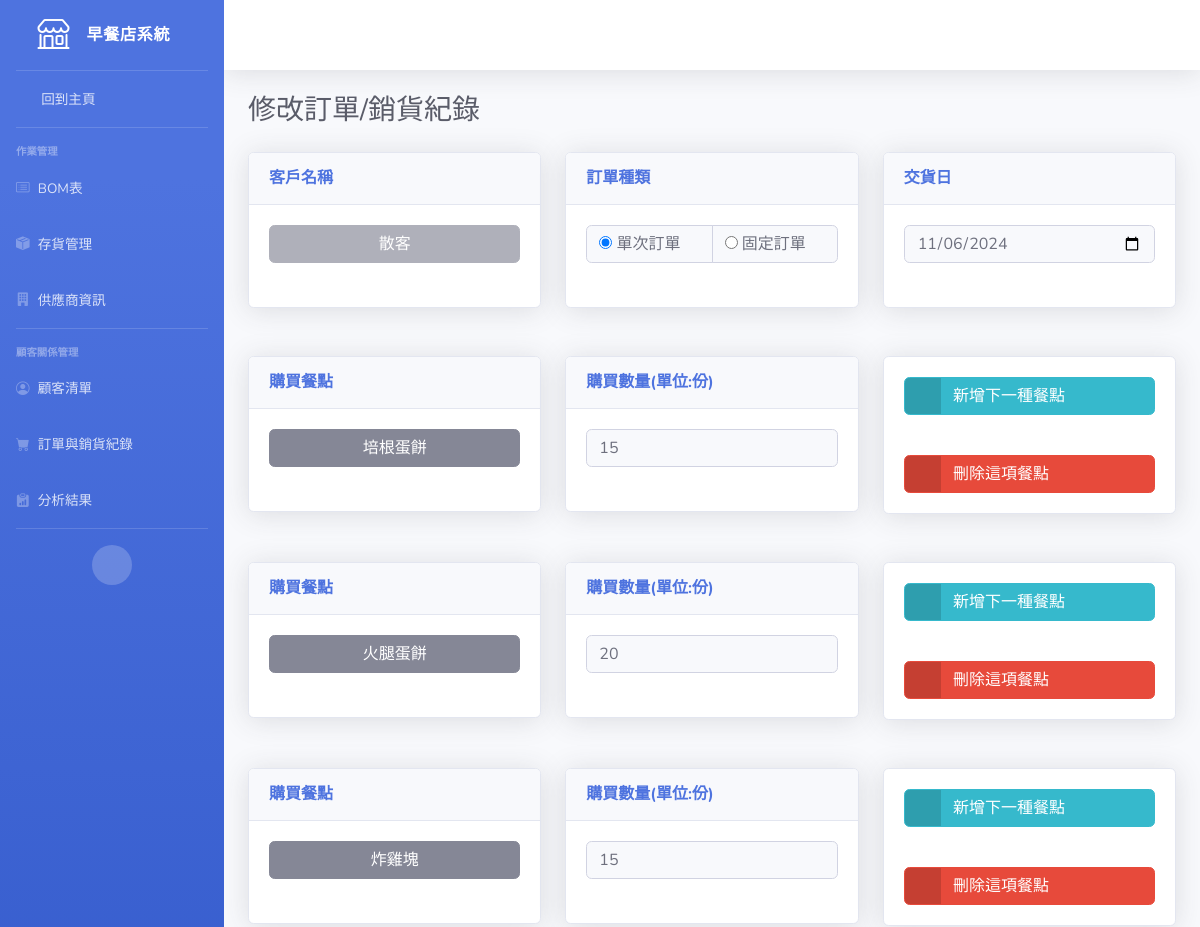
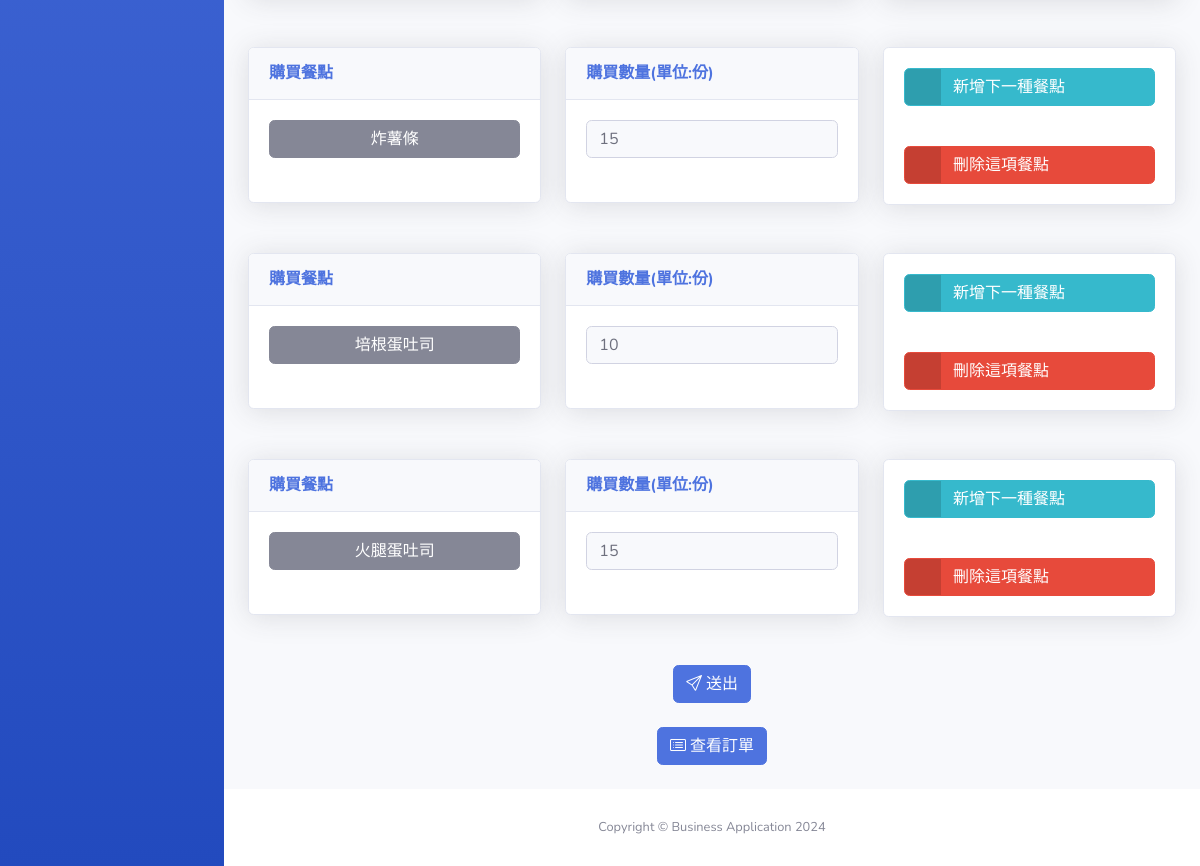
The app's page /editOrder/11/ with its own data (2 pictures, top to bottom).
### functions/models/order.py (models this page shows, shortened)
class Order(models.Model):
    ORDER_TYPE_CHOICES = [
        ('oneTime', 'OneTime'), # 一次性訂單
        ('recurring', 'Recurring'), # 定期訂單
    ]
    customer = models.ForeignKey("functions.Customer", on_delete=models.CASCADE, related_name="orders")
    type = models.CharField(max_length=10, choices=ORDER_TYPE_CHOICES, default='oneTime') # 訂單類型
    orderDate = models.DateTimeField(blank=True, null=True)
    mon = models.IntegerField(default=0)
    tue = models.IntegerField(default=0)
    wed = models.IntegerField(default=0)
    thu = models.IntegerField(default=0)
    fri = models.IntegerField(default=0)
    createdTime = models.DateTimeField(auto_now_add=True) # 訂單建立時間
    updatedTime = models.DateTimeField(auto_now=True) # 訂單更新時間
    stored = models.BooleanField(default=False)

### functions/models/customer.py (models this page shows, shortened)
class Customer(models.Model):
    customerName = models.CharField(max_length=50, blank=False, null=False, unique=True)
    customerPhone = models.CharField(max_length=50, blank=False, null=False, unique=True)
    rfmScore = models.CharField(max_length=10, null=True, blank=True, default='000')
    segment = models.CharField(max_length=50, null=True, blank=True, default='未分類')

### functions/models/orderDetail.py (models this page shows, shortened)
class OrderDetail(models.Model):
    order = models.ForeignKey("functions.Order", on_delete=models.CASCADE, related_name="orderID")
    product = models.ForeignKey("functions.Product", on_delete=models.CASCADE, related_name="productID")
    amount = models.IntegerField(validators=[MinValueValidator(1)], blank=False, null=False)

### functions/models/product.py (models this page shows, shortened)
class Product(models.Model):
    productName = models.CharField(max_length=50, blank=False, null=False, unique=True)
    productPrice = models.IntegerField(validators=[MinValueValidator(1)], blank=False, null=False)

### functions/views.py (the view)
# urls.py: path('editOrder/<int:orderID>/', views.editOrder, name='editOrder'),
def editOrder(request, orderID):
    print(f"Editing product with ID: {orderID}")
    order = get_object_or_404(Order, id=orderID)
    customers = Customer.objects.all()
    orderDetails = OrderDetail.objects.filter(order=order)
    products = Product.objects.all()
    return render(
        request, 'updateOrder.html', {
            'order': order,
            'customers': customers,
            'orderDetails': orderDetails,
            'products': products
        }
    )

### functions/templates/updateOrder.html (shortened to what this page needs)
{% load static %}
<!DOCTYPE html>
<html lang="en">
<head>
    <link href="{% static 'vendor/fontawesome-free/css/all.min.css' %}" rel="stylesheet" type="text/css">
    <link href="{% static 'css/sb-admin-2.min.css' %}" rel="stylesheet">
    <link href="https://cdn.jsdelivr.net/npm/bootstrap-icons/font/bootstrap-icons.css" rel="stylesheet">
</head>
<body id="page-top">
    <div id="wrapper">
        <ul class="navbar-nav bg-gradient-primary sidebar sidebar-dark accordion" id="accordionSidebar">
            <a class="sidebar-brand d-flex align-items-center justify-content-center" href="{% url 'index' %}">
                <div class="sidebar-brand-icon">
                    <i class="bi bi-shop"></i>
                </div>
                <div class="sidebar-brand-text mx-3">早餐店系統</div>
            </a>
            <hr class="sidebar-divider my-0">
            <li class="nav-item">
                <a class="nav-link" href="{% url 'index' %}">
                    <i class="fas fa-fw fa-tachometer-alt"></i>
                    <span>回到主頁</span></a>
            </li>
            <hr class="sidebar-divider">
            <div class="sidebar-heading">
                作業管理
            </div>
            <li class="nav-item">
                <a class="nav-link collapsed" data-toggle="collapse" data-target="#BOM"
                    aria-expanded="true" aria-controls="BOM">
                    <i class="bi bi-card-list"></i>
                    <span>BOM表</span>
                </a>
            </li>
            <li class="nav-item">
                <a class="nav-link collapsed" data-toggle="collapse" data-target="#inventory"
                    aria-expanded="true" aria-controls="inventory">
                    <i class="bi bi-box-seam-fill"></i>
                    <span>存貨管理</span>
                </a>
            </li>
            <li class="nav-item">
                <a class="nav-link collapsed" data-toggle="collapse" data-target="#suppliers"
                    aria-expanded="true" aria-controls="suppliers">
                    <i class="bi bi-building-fill"></i>
                    <span>供應商資訊</span>
                </a>
            </li>
            <hr class="sidebar-divider">
            <div class="sidebar-heading">
                顧客關係管理
            </div>
            <li class="nav-item">
                <a class="nav-link collapsed" data-toggle="collapse" data-target="#customer" aria-expanded="false" aria-controls="customer">
                    <i class="bi bi-person-circle"></i>
                    <span>顧客清單</span>
                </a>
            </li>
            <li class="nav-item">
                <a class="nav-link collapsed" data-toggle="collapse" data-target="#order" aria-expanded="false" aria-controls="order">
                    <i class="bi bi-cart-fill"></i>
                    <span>訂單與銷貨紀錄</span>
                </a>
            </li>
            <li class="nav-item">
                <a class="nav-link" href="{% url 'analysis' %}">
                    <i class="bi bi-clipboard-data-fill"></i>
                    <span>分析結果</span>
                </a>
            </li>
            <hr class="sidebar-divider d-none d-md-block">
            <div class="text-center d-none d-md-inline">
                <button class="rounded-circle border-0" id="sidebarToggle"></button>
            </div>
        </ul>
        <div id="content-wrapper" class="d-flex flex-column">
            <div id="content">
                <nav class="navbar navbar-expand navbar-light bg-white topbar mb-4 static-top shadow">
                </nav>
                <div id="formContainer" class="container-fluid">
                    <h1 class="h3 mb-0 text-gray-800 mb-4">修改訂單/銷貨紀錄</h1>
                    <form id="updateOrderForm" method="post">
                        <div id="inputRowContainer">
                            <div class="row input-row">
                                <div class="col-lg-4 mb-4">
                                    <div class="card shadow mb-4">
                                        <div class="card-header py-3">
                                            <h6 class="m-0 font-weight-bold text-primary">客戶名稱</h6>
                                        </div>
                                        <div class="card-body">
                                            <div class="dropdown materialName no-arrow mb-4">
                                                <button class="col-lg-12 btn btn-secondary dropdown-toggle" type="button" id="customerDropdownButton" data-toggle="dropdown" aria-haspopup="true" aria-expanded="false" disabled>
                                                    {{ order.customer.customerName }}
                                                </button>
                                            </div>
                                        </div>
                                    </div>
                                </div>
                                <div class="col-lg-4 mb-4">
                                    <div class="card shadow mb-4">
                                        <div class="card-header py-3">
                                            <h6 class="m-0 font-weight-bold text-primary">訂單種類</h6>
                                        </div>
                                        <div class="card-body">
                                            <div class="input-group">
                                                <label class="form-control bg-light border-1 small">
                                                    <input type="radio" name="orderType" value="oneTime"
                                                        {% if order.type == 'oneTime' %}checked{% endif %}>
                                                    單次訂單
                                                </label>
                                                <label class="form-control bg-light border-1 small">
                                                    <input type="radio" name="orderType" value="recurring"
                                                        {% if order.type == 'recurring' %}checked{% endif %}>
                                                    固定訂單
                                                </label>
                                            </div>
                                            <div><br></div>
                                        </div>
                                    </div>
                                </div>
                                <div class="col-lg-4 mb-4">
                                    <div class="card shadow mb-4">
                                        <div class="card-header py-3">
                                            <h6 class="m-0 font-weight-bold text-primary">交貨日</h6>
                                        </div>
                                        <div class="card-body" id="oneTimeDay" {% if order.type != 'oneTime' %}style="display: none;"{% endif %}>
                                            <div class="input-group">
                                                <input type="date" class="form-control bg-light border-1 small" id="dueDate" name="dueDate" value="{{ order.orderDate|date:'Y-m-d' }}">
                                            </div>
                                            <div><br></div>
                                        </div>
                                    </div>
                                </div>
                            </div>
                            <div id="productContainer">
                                {% for orderDetail in orderDetails %}
                                    <div class="row input-row">
                                        <div class="col-lg-4 mb-4">
                                            <div class="card shadow mb-4">
                                                <div class="card-header py-3">
                                                    <h6 class="m-0 font-weight-bold text-primary">購買餐點</h6>
                                                </div>
                                                <div class="card-body">
                                                    <div class="dropdown productName no-arrow mb-4">
                                                        <button class="productDropdown col-lg-12 btn btn-secondary dropdown-toggle" type="button" data-toggle="dropdown" aria-haspopup="true" aria-expanded="false">
                                                            {{ orderDetail.product.productName }}
                                                        </button>
                                                    </div>
                                                </div>
                                            </div>
                                        </div>
                                        <div class="col-lg-4 mb-4">
                                            <div class="card shadow mb-4">
                                                <div class="card-header py-3">
                                                    <h6 class="m-0 font-weight-bold text-primary">購買數量(單位:份)</h6>
                                                </div>
                                                <div class="card-body">
                                                    <div class="input-group">
                                                        <input type="number" id="amount" class="amount form-control bg-light border-1 small" value="{{ orderDetail.amount }}" min="1" required>
                                                    </div>
                                                    <div><br></div>
                                                </div>
                                            </div>
                                        </div>
                                        <div class="col-lg-4 mb-4">
                                            <div class="card shadow mb-4">
                                                <div class="card-body">
                                                    <a class="col-lg-12 d-flex justify-content-start addRowButton btn btn-info btn-icon-split">
                                                        <span class="icon text-white-50">
                                                            <i class="fas fa-info-circle"></i>
                                                        </span>
                                                        <span class="text">新增下一種餐點</span>
                                                    </a>
                                                </div>
                                                <div class="card-body">
                                                    <a class="col-lg-12 d-flex justify-content-start deleteButton btn btn-danger btn-icon-split">
                                                        <span class="icon text-white-50">
                                                            <i class="fas fa-trash"></i>
                                                        </span>
                                                        <span class="text">刪除這項餐點</span>
                                                    </a>
                                                </div>
                                            </div>
                                        </div>
                                    </div>
                                {% endfor %}
                            </div>
                        </div>
                        <div class="row">
                            <div class="col-lg-4 mb-4"></div>
                            <div class="col-lg-4 mb-4 d-flex justify-content-center">
                                <button class="btn btn-primary" type="submit">
                                    <i class="bi bi-send"></i> 送出
                                </button>
                            </div>
                            <div class="col-lg-4 mb-4"></div>
                        </div>
                    </form>
                    <div class="row">
                        <div class="col-lg-4 mb-4"></div>
                        <div class="col-lg-4 mb-4 d-flex justify-content-center">
                            <a href="{% url 'showOrder' %}">
                                <button class="btn btn-primary" type="submit">
                                    <i class="bi bi-card-list"></i> 查看訂單
                                </button>
                            </a>
                        </div>
                        <div class="col-lg-4 mb-4"></div>
                    </div>
                </div>
            </div>
            <footer class="sticky-footer bg-white">
                <div class="container my-auto">
                    <div class="copyright text-center my-auto">
                        <span>Copyright &copy; Business Application 2024</span>
                    </div>
                </div>
            </footer>
        </div>
    </div>
</body>
</html>

### records on screen
Order: customer.customerName "散客", type "☑ 單次訂單", type "☐ 固定訂單", dueDate "11/06/2024"
OrderDetail: product.productName "培根蛋餅", amount "15"
OrderDetail: product.productName "火腿蛋餅", amount "20"
OrderDetail: product.productName "炸雞塊", amount "15"
OrderDetail: product.productName "炸薯條", amount "15"
OrderDetail: product.productName "培根蛋吐司", amount "10"
OrderDetail: product.productName "火腿蛋吐司", amount "15"
